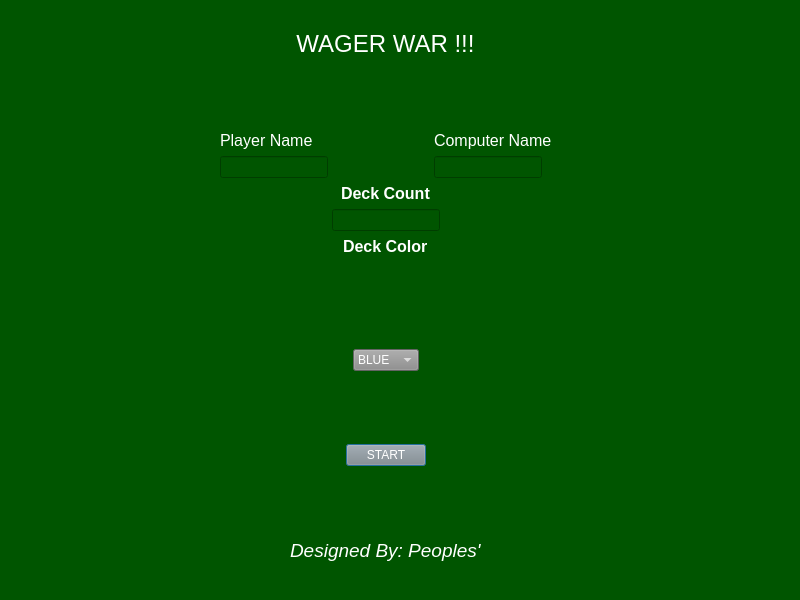
<?xml version="1.0" encoding="UTF-8"?>

<!--
LICENSE (MIT License):

Copyright 2018 Jason Gilbert, Ryan Concienne, and Douglas Bowman

Permission is hereby granted, free of charge, to any person obtaining a copy of 
this software and associated documentation files (the "Software"), to deal in 
the Software without restriction, including without limitation the rights to 
use, copy, modify, merge, publish, distribute, sublicense, and/or sell copies 
of the Software, and to permit persons to whom the Software is furnished to do 
so, subject to the following conditions:

The above copyright notice and this permission notice shall be included in all 
copies or substantial portions of the Software.

THE SOFTWARE IS PROVIDED "AS IS", WITHOUT WARRANTY OF ANY KIND, EXPRESS OR 
IMPLIED, INCLUDING BUT NOT LIMITED TO THE WARRANTIES OF MERCHANTABILITY, 
FITNESS FOR A PARTICULAR PURPOSE AND NONINFRINGEMENT. IN NO EVENT SHALL THE 
AUTHORS OR COPYRIGHT HOLDERS BE LIABLE FOR ANY CLAIM, DAMAGES OR OTHER 
LIABILITY, WHETHER IN AN ACTION OF CONTRACT, TORT OR OTHERWISE, ARISING FROM, 
OUT OF OR IN CONNECTION WITH THE SOFTWARE OR THE USE OR OTHER DEALINGS IN THE 
SOFTWARE.
-->

<ui version="4.0">
 <class>Dialog</class>
 <widget class="QDialog" name="Dialog">
  <property name="geometry">
   <rect>
    <x>0</x>
    <y>0</y>
    <width>800</width>
    <height>600</height>
   </rect>
  </property>
  <property name="sizePolicy">
   <sizepolicy hsizetype="Maximum" vsizetype="Maximum">
    <horstretch>0</horstretch>
    <verstretch>0</verstretch>
   </sizepolicy>
  </property>
  <property name="windowTitle">
   <string>Dialog</string>
  </property>
  <property name="styleSheet">
   <string notr="true">background-color: rgb(0, 85, 0);</string>
  </property>
  <widget class="QWidget" name="layoutWidget">
   <property name="geometry">
    <rect>
     <x>220</x>
     <y>30</y>
     <width>332</width>
     <height>532</height>
    </rect>
   </property>
   <layout class="QGridLayout" name="gridLayout">
    <property name="sizeConstraint">
     <enum>QLayout::SetMinAndMaxSize</enum>
    </property>
    <item row="6" column="0">
     <spacer name="verticalSpacer_3">
      <property name="orientation">
       <enum>Qt::Vertical</enum>
      </property>
      <property name="sizeHint" stdset="0">
       <size>
        <width>20</width>
        <height>40</height>
       </size>
      </property>
     </spacer>
    </item>
    <item row="10" column="0">
     <spacer name="verticalSpacer_2">
      <property name="orientation">
       <enum>Qt::Vertical</enum>
      </property>
      <property name="sizeHint" stdset="0">
       <size>
        <width>20</width>
        <height>40</height>
       </size>
      </property>
     </spacer>
    </item>
    <item row="9" column="0" alignment="Qt::AlignHCenter">
     <widget class="QPushButton" name="StartButton">
      <property name="styleSheet">
       <string notr="true">color: rgb(255, 255, 255);
background-color: rgb(138, 138, 138);</string>
      </property>
      <property name="text">
       <string>START</string>
      </property>
     </widget>
    </item>
    <item row="11" column="0" alignment="Qt::AlignHCenter">
     <widget class="QLabel" name="DesignedByLabel">
      <property name="text">
       <string>&lt;html&gt;&lt;head/&gt;&lt;body&gt;&lt;p&gt;&lt;span style=&quot; font-size:14pt; font-style:italic; color:#ffffff;&quot;&gt;Designed By: Peoples'&lt;/span&gt;&lt;/p&gt;&lt;/body&gt;&lt;/html&gt;</string>
      </property>
     </widget>
    </item>
    <item row="2" column="0">
     <layout class="QHBoxLayout" name="horizontalLayout">
      <item>
       <layout class="QVBoxLayout" name="verticalLayout">
        <item>
         <widget class="QLabel" name="PlayerNameLabel">
          <property name="text">
           <string>&lt;html&gt;&lt;head/&gt;&lt;body&gt;&lt;p&gt;&lt;span style=&quot; font-size:12pt; color:#ffffff;&quot;&gt;Player Name&lt;/span&gt;&lt;/p&gt;&lt;/body&gt;&lt;/html&gt;</string>
          </property>
         </widget>
        </item>
        <item>
         <widget class="QLineEdit" name="PlayerNameInputBox">
          <property name="styleSheet">
           <string notr="true">color: rgb(255, 255, 255);</string>
          </property>
         </widget>
        </item>
       </layout>
      </item>
      <item>
       <spacer name="horizontalSpacer">
        <property name="orientation">
         <enum>Qt::Horizontal</enum>
        </property>
        <property name="sizeHint" stdset="0">
         <size>
          <width>40</width>
          <height>20</height>
         </size>
        </property>
       </spacer>
      </item>
      <item>
       <layout class="QFormLayout" name="formLayout">
        <item row="0" column="0">
         <widget class="QLabel" name="ComputerNameLabel">
          <property name="text">
           <string>&lt;html&gt;&lt;head/&gt;&lt;body&gt;&lt;p&gt;&lt;span style=&quot; font-size:12pt; color:#ffffff;&quot;&gt;Computer Name&lt;/span&gt;&lt;/p&gt;&lt;/body&gt;&lt;/html&gt;</string>
          </property>
         </widget>
        </item>
        <item row="1" column="0">
         <widget class="QLineEdit" name="ComputerNameInputBox">
          <property name="styleSheet">
           <string notr="true">color: rgb(255, 255, 255);</string>
          </property>
         </widget>
        </item>
       </layout>
      </item>
     </layout>
    </item>
    <item row="1" column="0">
     <spacer name="verticalSpacer">
      <property name="orientation">
       <enum>Qt::Vertical</enum>
      </property>
      <property name="sizeHint" stdset="0">
       <size>
        <width>20</width>
        <height>40</height>
       </size>
      </property>
     </spacer>
    </item>
    <item row="3" column="0">
     <layout class="QVBoxLayout" name="verticalLayout_2">
      <item alignment="Qt::AlignHCenter">
       <widget class="QLabel" name="DeckCountLabel">
        <property name="text">
         <string>&lt;html&gt;&lt;head/&gt;&lt;body&gt;&lt;p&gt;&lt;span style=&quot; font-size:12pt; font-weight:600; color:#ffffff;&quot;&gt;Deck Count&lt;/span&gt;&lt;/p&gt;&lt;/body&gt;&lt;/html&gt;</string>
        </property>
       </widget>
      </item>
      <item alignment="Qt::AlignHCenter">
       <widget class="QLineEdit" name="DeckCountLineEdit">
        <property name="styleSheet">
         <string notr="true">color: rgb(255, 255, 255);</string>
        </property>
       </widget>
      </item>
     </layout>
    </item>
    <item row="5" column="0">
     <widget class="QLabel" name="DeckColorPixMap">
      <property name="text">
       <string>&lt;html&gt;&lt;head/&gt;&lt;body&gt;&lt;p align=&quot;center&quot;&gt;&lt;img src=&quot;:/Main/production/blueBackVert.bmp&quot;/&gt;&lt;/p&gt;&lt;/body&gt;&lt;/html&gt;</string>
      </property>
     </widget>
    </item>
    <item row="8" column="0">
     <spacer name="verticalSpacer_4">
      <property name="orientation">
       <enum>Qt::Vertical</enum>
      </property>
      <property name="sizeHint" stdset="0">
       <size>
        <width>20</width>
        <height>40</height>
       </size>
      </property>
     </spacer>
    </item>
    <item row="7" column="0" alignment="Qt::AlignHCenter">
     <widget class="QComboBox" name="DeckColorInputBox">
      <property name="styleSheet">
       <string notr="true">color: rgb(255, 255, 255);
background-color: rgb(138, 138, 138);</string>
      </property>
      <item>
       <property name="text">
        <string>BLUE</string>
       </property>
      </item>
      <item>
       <property name="text">
        <string>CAMO</string>
       </property>
      </item>
      <item>
       <property name="text">
        <string>RED</string>
       </property>
      </item>
     </widget>
    </item>
    <item row="4" column="0" alignment="Qt::AlignHCenter">
     <widget class="QLabel" name="DeckColorLabel">
      <property name="text">
       <string>&lt;html&gt;&lt;head/&gt;&lt;body&gt;&lt;p&gt;&lt;span style=&quot; font-size:12pt; font-weight:600; color:#ffffff;&quot;&gt;Deck Color&lt;/span&gt;&lt;/p&gt;&lt;/body&gt;&lt;/html&gt;</string>
      </property>
     </widget>
    </item>
    <item row="0" column="0" alignment="Qt::AlignHCenter">
     <widget class="QLabel" name="wagerWarTitle">
      <property name="styleSheet">
       <string notr="true">color: rgb(255, 255, 255);</string>
      </property>
      <property name="text">
       <string>&lt;html&gt;&lt;head/&gt;&lt;body&gt;&lt;p align=&quot;center&quot;&gt;&lt;span style=&quot; font-size:18pt; color:#ffffff;&quot;&gt;WAGER WAR !!!&lt;/span&gt;&lt;/p&gt;&lt;/body&gt;&lt;/html&gt;</string>
      </property>
     </widget>
    </item>
   </layout>
  </widget>
 </widget>
 <resources>
  <include location="../resources/re1.qrc"/>
 </resources>
 <connections/>
</ui>
